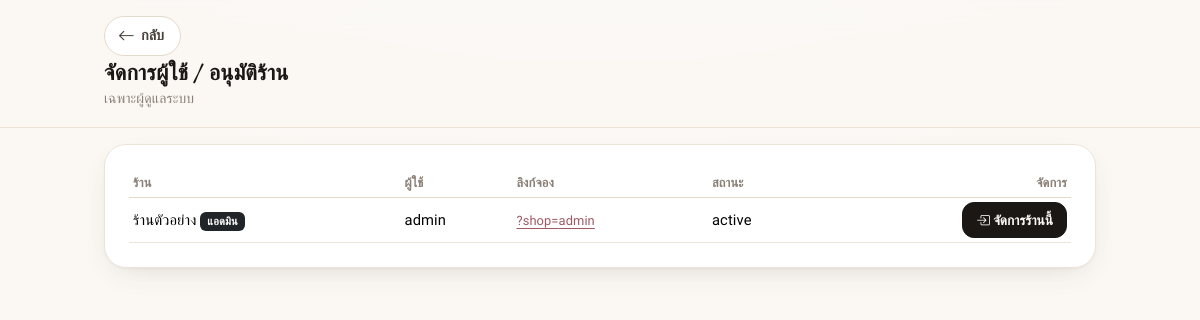
The page /admin/users.php (signed in) on the database its author committed.
### tables this page shows
CREATE TABLE app_users (
    id            INT UNSIGNED NOT NULL AUTO_INCREMENT,
    username      VARCHAR(100) NOT NULL,
    role          ENUM('admin','owner') NOT NULL DEFAULT 'owner' COMMENT 'admin = ซูเปอร์แอดมิน อนุมัติผู้ใช้ได้',
    status        ENUM('pending','active','suspended') NOT NULL DEFAULT 'active',
    shop_name     VARCHAR(150) NULL,
    shop_slug     VARCHAR(100) NULL COMMENT 'ใช้ในลิงก์จองสาธารณะ ?shop=',
    password_hash VARCHAR(255) NOT NULL,
    created_at    DATETIME     NOT NULL DEFAULT CURRENT_TIMESTAMP,
    PRIMARY KEY (id),
    UNIQUE KEY uniq_username (username),
    UNIQUE KEY uniq_shop_slug (shop_slug)
);

### app/auth.php (called while the page is built, shortened)
<?php
function assetVer(string $relPath): string
{
    $t = @filemtime(dirname(__DIR__) . '/' . ltrim($relPath, '/'));
    return $t ? (string) $t : '1';
}

### admin/users.php (the view, shortened to what this page needs)
<?php
require dirname(__DIR__) . '/app/auth.php';
$projectBase = rtrim(str_replace('\\', '/', dirname(dirname($_SERVER['SCRIPT_NAME']))), '/');
$pdo = require dirname(__DIR__) . '/app/db.php';
$users = $pdo->query("SELECT id, username, shop_name, shop_slug, role, status, created_at FROM app_users ORDER BY (status='pending') DESC, id")->fetchAll(PDO::FETCH_ASSOC);
$statusLabel = ['pending' => '<span class="badge text-bg-warning">รออนุมัติ</span>', 'active' => '<span class="badge text-bg-success">ใช้งานได้</span>', 'suspended' => '<span class="badge text-bg-secondary">ระงับ</span>'];
?>
<!DOCTYPE html>
<html lang="th">
<head>
  <link href="https://cdn.jsdelivr.net/npm/bootstrap@5.3.3/dist/css/bootstrap.min.css" rel="stylesheet">
  <link href="https://cdn.jsdelivr.net/npm/bootstrap-icons@1.11.3/font/bootstrap-icons.min.css" rel="stylesheet">
  <link href="<?= htmlspecialchars($projectBase) ?>/assets/app.css?v=<?= assetVer('assets/app.css') ?>" rel="stylesheet">
</head>
<body>
  <header class="head py-3 mb-3">
    <div class="wrap-wide d-flex justify-content-between align-items-center">
      <div>
        <a href="<?= htmlspecialchars($projectBase) ?>/" class="back-btn"><i class="bi bi-arrow-left"></i> กลับ</a>
        <h1 class="brand mb-0 mt-1" style="font-size: 1.35rem; font-weight: 600;">จัดการผู้ใช้ / อนุมัติร้าน</h1>
        <small class="text-muted">เฉพาะผู้ดูแลระบบ</small>
      </div>
    </div>
  </header>
  <div class="wrap-wide pb-5 rise">
    <div class="card-soft p-3 p-md-4">
      <div class="table-responsive">
        <table class="table table-sm align-middle mb-0">
          <thead><tr class="text-muted"><th>ร้าน</th><th>ผู้ใช้</th><th>ลิงก์จอง</th><th>สถานะ</th><th class="text-end">จัดการ</th></tr></thead>
          <tbody>
          <?php foreach ($users as $u): ?>
            <tr>
              <td><?= htmlspecialchars($u['shop_name'] ?? '-') ?><?= $u['role'] === 'admin' ? ' <span class="badge text-bg-dark">แอดมิน</span>' : '' ?></td>
              <td><?= htmlspecialchars($u['username']) ?></td>
              <td><a href="<?= htmlspecialchars($projectBase) ?>/book.php?shop=<?= urlencode($u['shop_slug']) ?>" target="_blank" class="small">?shop=<?= htmlspecialchars($u['shop_slug']) ?></a></td>
              <td><?= $statusLabel[$u['status']] ?? htmlspecialchars($u['status']) ?></td>
              <td class="text-end text-nowrap">
                <?php if ($u['status'] === 'active'): ?>
                  <form method="post" class="d-inline">
                    <button name="action" value="manage" class="btn btn-sm btn-dark"><i class="bi bi-box-arrow-in-right"></i> จัดการร้านนี้</button>
                  </form>
                <?php endif; ?>
              </td>
            </tr>
          <?php endforeach; ?>
          </tbody>
        </table>
      </div>
    </div>
  </div>
</body>
</html>

### assets/app.css (style rules this page uses)
:root { --cream: #FBF8F4; --cream-2: #F5EFE7; --paper: #FFFFFF; --ink: #1A1714; --ink-soft: #4A433D; --stone: #8B8178; --stone-2: #B8AFA4; --line: #ECE4D9; --line-2: #E3D9CC; --rose: #B76E79; --rose-deep: #9E5963; --rose-tint: #F4E6E7; --gold: #C9A36B; --ok: #6F8F6A; --info: #6E8AA6; --warn: #C08A3E; --danger: #B5524E; --r-xs: 8px; --r-sm: 12px; --r: 16px; --r-lg: 22px; --r-pill: 999px; --shadow-sm: 0 1px 2px rgba(40,30,20,.05); --shadow: 0 1px 2px rgba(40,30,20,.04), 0 10px 30px -12px rgba(60,40,30,.18); --shadow-lg: 0 24px 60px -20px rgba(60,40,30,.28); --ease: cubic-bezier(.4, 0, .2, 1); --fc-border-color: var(--line); --fc-button-bg-color: var(--ink); --fc-button-border-color: var(--ink); --fc-button-hover-bg-color: #000; --fc-button-hover-border-color: #000; --fc-button-active-bg-color: var(--rose); --fc-button-active-border-color: var(--rose); --fc-today-bg-color: #FBEFEF; }
* { box-sizing: border-box; }
html { font-size: 16px; -webkit-text-size-adjust: 100%; }
body { margin: 0; font-family: 'Anuphan', system-ui, -apple-system, 'Segoe UI', sans-serif; font-size: 1rem; line-height: 1.55; letter-spacing: .1px; color: var(--ink); background-color: var(--cream); background-image: radial-gradient(135% 90% at 50% -20%, #FFFEFC 0%, var(--cream) 48%, var(--cream) 100%); background-attachment: fixed; -webkit-font-smoothing: antialiased; text-rendering: optimizeLegibility; min-height: 100vh; }
.brand, .display { font-family: 'Fraunces', 'Anuphan', serif; font-optical-sizing: auto; letter-spacing: .2px; }
h1, h2, h3, h4, h5, h6 { letter-spacing: .1px; }
a { color: var(--rose-deep); text-underline-offset: 3px; }
.text-muted, .small.text-muted { color: var(--stone) !important; }
.wrap-wide { max-width: 1040px; margin-inline: auto; padding-inline: 24px; }
.head, .topbar { background: rgba(251,248,244,.82); -webkit-backdrop-filter: saturate(140%) blur(12px); backdrop-filter: saturate(140%) blur(12px); border-bottom: 1px solid var(--line); position: sticky; top: 0; z-index: 1030; }
.soft-card, .card-soft, .form-card, .login-card { background: var(--paper); border: 1px solid var(--line); border-radius: var(--r-lg); box-shadow: var(--shadow); }
.soft-card, .card-soft { padding: 18px; }
.btn { font-family: inherit; font-weight: 600; font-size: 1rem; border-radius: var(--r-pill); padding: 11px 18px; border: 1px solid transparent; transition: transform .12s var(--ease), background .15s var(--ease), box-shadow .15s var(--ease), color .15s; }
.btn-dark { background: var(--ink); border-color: var(--ink); color: var(--cream); border-radius: var(--r-sm); }
.btn-sm { padding: 7px 13px; font-size: .85rem; min-height: 0; }
.table { color: var(--ink); }
.table > :not(caption) > * > * { border-bottom-color: var(--line); }
.table thead th { color: var(--stone); font-weight: 600; font-size: .8rem; border-bottom-color: var(--line-2); }
.back-btn { display: inline-flex; align-items: center; gap: 6px; min-height: 40px; padding: 8px 16px 8px 13px; border: 1px solid var(--line-2); border-radius: var(--r-pill); background: var(--paper); color: var(--ink-soft); font-size: .9rem; font-weight: 600; text-decoration: none; transition: background .15s var(--ease), border-color .15s var(--ease), color .15s; }
.back-btn i { font-size: 1.05rem; line-height: 1; }
.rise { animation: riseIn .45s var(--ease) both; }

### admin/users.php (style rules this page uses)
table td, table th { vertical-align: middle; font-size: 0.92rem; }

### rows shown on the page
app_users: shop_name "ร้านตัวอย่าง", role "แอดมิน", username "admin", shop_slug "admin", status "active"
